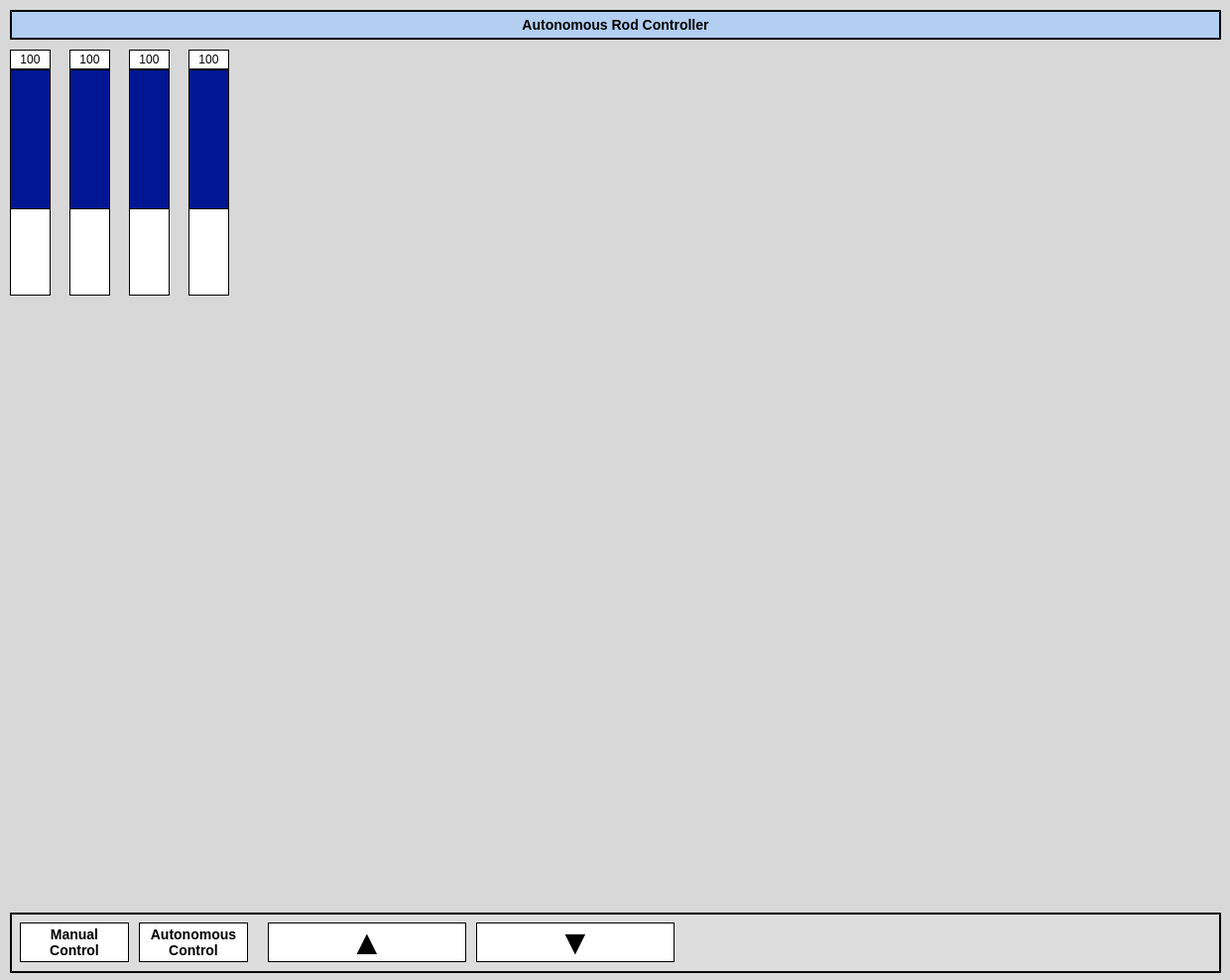
<?xml version="1.0" encoding="UTF-8"?>
<ui version="4.0">
 <class>Dialog</class>
 <widget class="QDialog" name="Dialog">
  <property name="geometry">
   <rect>
    <x>0</x>
    <y>0</y>
    <width>1240</width>
    <height>988</height>
   </rect>
  </property>
  <property name="windowTitle">
   <string>Dialog</string>
  </property>
  <widget class="QLabel" name="Rod_1">
   <property name="geometry">
    <rect>
     <x>10</x>
     <y>70</y>
     <width>41</width>
     <height>141</height>
    </rect>
   </property>
   <property name="styleSheet">
    <string notr="true">background-color: rgb(0, 22, 147);</string>
   </property>
   <property name="frameShape">
    <enum>QFrame::Box</enum>
   </property>
   <property name="text">
    <string/>
   </property>
  </widget>
  <widget class="QLabel" name="Rod_1_back">
   <property name="geometry">
    <rect>
     <x>10</x>
     <y>70</y>
     <width>41</width>
     <height>228</height>
    </rect>
   </property>
   <property name="styleSheet">
    <string notr="true">background-color: rgb(255, 255, 255);</string>
   </property>
   <property name="frameShape">
    <enum>QFrame::Box</enum>
   </property>
   <property name="frameShadow">
    <enum>QFrame::Plain</enum>
   </property>
   <property name="lineWidth">
    <number>1</number>
   </property>
   <property name="text">
    <string/>
   </property>
  </widget>
  <widget class="QLabel" name="Rod_2">
   <property name="geometry">
    <rect>
     <x>70</x>
     <y>70</y>
     <width>41</width>
     <height>141</height>
    </rect>
   </property>
   <property name="styleSheet">
    <string notr="true">background-color: rgb(0, 22, 147);</string>
   </property>
   <property name="frameShape">
    <enum>QFrame::Box</enum>
   </property>
   <property name="text">
    <string/>
   </property>
  </widget>
  <widget class="QLabel" name="Rod_2_back">
   <property name="geometry">
    <rect>
     <x>70</x>
     <y>70</y>
     <width>41</width>
     <height>228</height>
    </rect>
   </property>
   <property name="styleSheet">
    <string notr="true">background-color: rgb(255, 255, 255);</string>
   </property>
   <property name="frameShape">
    <enum>QFrame::Box</enum>
   </property>
   <property name="frameShadow">
    <enum>QFrame::Plain</enum>
   </property>
   <property name="lineWidth">
    <number>1</number>
   </property>
   <property name="text">
    <string/>
   </property>
  </widget>
  <widget class="QLabel" name="Rod_3_back">
   <property name="geometry">
    <rect>
     <x>130</x>
     <y>70</y>
     <width>41</width>
     <height>228</height>
    </rect>
   </property>
   <property name="styleSheet">
    <string notr="true">background-color: rgb(255, 255, 255);</string>
   </property>
   <property name="frameShape">
    <enum>QFrame::Box</enum>
   </property>
   <property name="frameShadow">
    <enum>QFrame::Plain</enum>
   </property>
   <property name="lineWidth">
    <number>1</number>
   </property>
   <property name="text">
    <string/>
   </property>
  </widget>
  <widget class="QLabel" name="Rod_4_back">
   <property name="geometry">
    <rect>
     <x>190</x>
     <y>70</y>
     <width>41</width>
     <height>228</height>
    </rect>
   </property>
   <property name="styleSheet">
    <string notr="true">background-color: rgb(255, 255, 255);</string>
   </property>
   <property name="frameShape">
    <enum>QFrame::Box</enum>
   </property>
   <property name="frameShadow">
    <enum>QFrame::Plain</enum>
   </property>
   <property name="lineWidth">
    <number>1</number>
   </property>
   <property name="text">
    <string/>
   </property>
  </widget>
  <widget class="QLabel" name="Rod_3">
   <property name="geometry">
    <rect>
     <x>130</x>
     <y>70</y>
     <width>41</width>
     <height>141</height>
    </rect>
   </property>
   <property name="styleSheet">
    <string notr="true">background-color: rgb(0, 22, 147);</string>
   </property>
   <property name="frameShape">
    <enum>QFrame::Box</enum>
   </property>
   <property name="text">
    <string/>
   </property>
  </widget>
  <widget class="QLabel" name="Rod_4">
   <property name="geometry">
    <rect>
     <x>190</x>
     <y>70</y>
     <width>41</width>
     <height>141</height>
    </rect>
   </property>
   <property name="styleSheet">
    <string notr="true">background-color: rgb(0, 22, 147);</string>
   </property>
   <property name="frameShape">
    <enum>QFrame::Box</enum>
   </property>
   <property name="text">
    <string/>
   </property>
  </widget>
  <widget class="QLabel" name="Dis_Rod_1">
   <property name="geometry">
    <rect>
     <x>10</x>
     <y>50</y>
     <width>41</width>
     <height>20</height>
    </rect>
   </property>
   <property name="styleSheet">
    <string notr="true">font: 9pt &quot;HY헤드라인M&quot;;
background-color: rgb(255, 255, 255);</string>
   </property>
   <property name="frameShape">
    <enum>QFrame::Box</enum>
   </property>
   <property name="text">
    <string>100</string>
   </property>
   <property name="alignment">
    <set>Qt::AlignCenter</set>
   </property>
  </widget>
  <widget class="QLabel" name="Dis_Rod_2">
   <property name="geometry">
    <rect>
     <x>70</x>
     <y>50</y>
     <width>41</width>
     <height>20</height>
    </rect>
   </property>
   <property name="styleSheet">
    <string notr="true">font: 9pt &quot;HY헤드라인M&quot;;
background-color: rgb(255, 255, 255);</string>
   </property>
   <property name="frameShape">
    <enum>QFrame::Box</enum>
   </property>
   <property name="text">
    <string>100</string>
   </property>
   <property name="alignment">
    <set>Qt::AlignCenter</set>
   </property>
  </widget>
  <widget class="QLabel" name="Dis_Rod_3">
   <property name="geometry">
    <rect>
     <x>130</x>
     <y>50</y>
     <width>41</width>
     <height>20</height>
    </rect>
   </property>
   <property name="styleSheet">
    <string notr="true">font: 9pt &quot;HY헤드라인M&quot;;
background-color: rgb(255, 255, 255);</string>
   </property>
   <property name="frameShape">
    <enum>QFrame::Box</enum>
   </property>
   <property name="text">
    <string>100</string>
   </property>
   <property name="alignment">
    <set>Qt::AlignCenter</set>
   </property>
  </widget>
  <widget class="QLabel" name="Dis_Rod_4">
   <property name="geometry">
    <rect>
     <x>190</x>
     <y>50</y>
     <width>41</width>
     <height>20</height>
    </rect>
   </property>
   <property name="styleSheet">
    <string notr="true">font: 9pt &quot;HY헤드라인M&quot;;
background-color: rgb(255, 255, 255);</string>
   </property>
   <property name="frameShape">
    <enum>QFrame::Box</enum>
   </property>
   <property name="text">
    <string>100</string>
   </property>
   <property name="alignment">
    <set>Qt::AlignCenter</set>
   </property>
  </widget>
  <widget class="QWidget" name="horizontalLayoutWidget">
   <property name="geometry">
    <rect>
     <x>10</x>
     <y>710</y>
     <width>561</width>
     <height>201</height>
    </rect>
   </property>
   <layout class="QHBoxLayout" name="Rod_his"/>
  </widget>
  <widget class="QLabel" name="label">
   <property name="geometry">
    <rect>
     <x>10</x>
     <y>10</y>
     <width>1221</width>
     <height>30</height>
    </rect>
   </property>
   <property name="styleSheet">
    <string notr="true">background-color: rgb(178, 206, 240);
border-style: outset;
border-width: 2px;
border-color: black;
font: bold 14px;</string>
   </property>
   <property name="text">
    <string>Autonomous Rod Controller</string>
   </property>
   <property name="alignment">
    <set>Qt::AlignCenter</set>
   </property>
  </widget>
  <widget class="QLabel" name="label_2">
   <property name="geometry">
    <rect>
     <x>0</x>
     <y>0</y>
     <width>1241</width>
     <height>991</height>
    </rect>
   </property>
   <property name="styleSheet">
    <string notr="true">background-color:rgb(216, 216, 216);</string>
   </property>
   <property name="text">
    <string/>
   </property>
   <property name="alignment">
    <set>Qt::AlignCenter</set>
   </property>
  </widget>
  <widget class="QLabel" name="label_3">
   <property name="geometry">
    <rect>
     <x>20</x>
     <y>930</y>
     <width>110</width>
     <height>40</height>
    </rect>
   </property>
   <property name="styleSheet">
    <string notr="true">background-color: rgb(255, 255, 255);
border-style: outset;
border-width: 0.5px;
border-color: black;
font: bold 14px;</string>
   </property>
   <property name="text">
    <string>Manual
Control</string>
   </property>
   <property name="alignment">
    <set>Qt::AlignCenter</set>
   </property>
  </widget>
  <widget class="QLabel" name="label_4">
   <property name="geometry">
    <rect>
     <x>10</x>
     <y>920</y>
     <width>1221</width>
     <height>61</height>
    </rect>
   </property>
   <property name="styleSheet">
    <string notr="true">background-color: rgb(221, 221, 221);
border-style: outset;
border-width: 2px;
border-color: black;
font: bold 14px;</string>
   </property>
   <property name="text">
    <string/>
   </property>
   <property name="alignment">
    <set>Qt::AlignCenter</set>
   </property>
  </widget>
  <widget class="QLabel" name="label_5">
   <property name="geometry">
    <rect>
     <x>140</x>
     <y>930</y>
     <width>110</width>
     <height>40</height>
    </rect>
   </property>
   <property name="styleSheet">
    <string notr="true">background-color: rgb(255, 255, 255);
border-style: outset;
border-width: 0.5px;
border-color: black;
font: bold 14px;</string>
   </property>
   <property name="text">
    <string>Autonomous
Control</string>
   </property>
   <property name="alignment">
    <set>Qt::AlignCenter</set>
   </property>
  </widget>
  <widget class="QPushButton" name="rodup">
   <property name="geometry">
    <rect>
     <x>270</x>
     <y>930</y>
     <width>200</width>
     <height>40</height>
    </rect>
   </property>
   <property name="styleSheet">
    <string notr="true">QPushButton {
	background-color: rgb(255, 255, 255);
	border-style: outset;
	border-width: 0.5px;
	border-color: black;
	font: bold 35px;
}
QPushButton:pressed {
    background-color: rgb(220, 220, 220);
    border-style: inset;
}</string>
   </property>
   <property name="text">
    <string>▲</string>
   </property>
  </widget>
  <widget class="QPushButton" name="roddown">
   <property name="geometry">
    <rect>
     <x>480</x>
     <y>930</y>
     <width>200</width>
     <height>40</height>
    </rect>
   </property>
   <property name="styleSheet">
    <string notr="true">QPushButton {
	background-color: rgb(255, 255, 255);
	border-style: outset;
	border-width: 0.5px;
	border-color: black;
	font: bold 35px;
}
QPushButton:pressed {
    background-color: rgb(220, 220, 220);
    border-style: inset;
}</string>
   </property>
   <property name="text">
    <string>▼</string>
   </property>
  </widget>
  <widget class="QWidget" name="horizontalLayoutWidget_2">
   <property name="geometry">
    <rect>
     <x>240</x>
     <y>70</y>
     <width>991</width>
     <height>231</height>
    </rect>
   </property>
   <layout class="QHBoxLayout" name="Rod_his_cond"/>
  </widget>
  <widget class="QWidget" name="horizontalLayoutWidget_3">
   <property name="geometry">
    <rect>
     <x>10</x>
     <y>310</y>
     <width>561</width>
     <height>401</height>
    </rect>
   </property>
   <layout class="QHBoxLayout" name="Rod_his_cond_temp"/>
  </widget>
  <widget class="QWidget" name="horizontalLayoutWidget_4">
   <property name="geometry">
    <rect>
     <x>580</x>
     <y>310</y>
     <width>651</width>
     <height>401</height>
    </rect>
   </property>
   <layout class="QHBoxLayout" name="Rod_his_cond_temp_2"/>
  </widget>
  <widget class="QWidget" name="horizontalLayoutWidget_5">
   <property name="geometry">
    <rect>
     <x>580</x>
     <y>710</y>
     <width>651</width>
     <height>201</height>
    </rect>
   </property>
   <layout class="QHBoxLayout" name="Rod_his_2"/>
  </widget>
  <zorder>label_2</zorder>
  <zorder>Rod_2_back</zorder>
  <zorder>Rod_1_back</zorder>
  <zorder>Rod_4_back</zorder>
  <zorder>Rod_3_back</zorder>
  <zorder>Rod_1</zorder>
  <zorder>Rod_2</zorder>
  <zorder>Rod_3</zorder>
  <zorder>Rod_4</zorder>
  <zorder>Dis_Rod_1</zorder>
  <zorder>Dis_Rod_2</zorder>
  <zorder>Dis_Rod_3</zorder>
  <zorder>Dis_Rod_4</zorder>
  <zorder>horizontalLayoutWidget</zorder>
  <zorder>label</zorder>
  <zorder>label_4</zorder>
  <zorder>label_3</zorder>
  <zorder>label_5</zorder>
  <zorder>rodup</zorder>
  <zorder>roddown</zorder>
  <zorder>horizontalLayoutWidget_2</zorder>
  <zorder>horizontalLayoutWidget_3</zorder>
  <zorder>horizontalLayoutWidget_4</zorder>
  <zorder>horizontalLayoutWidget_5</zorder>
 </widget>
 <resources/>
 <connections/>
</ui>
